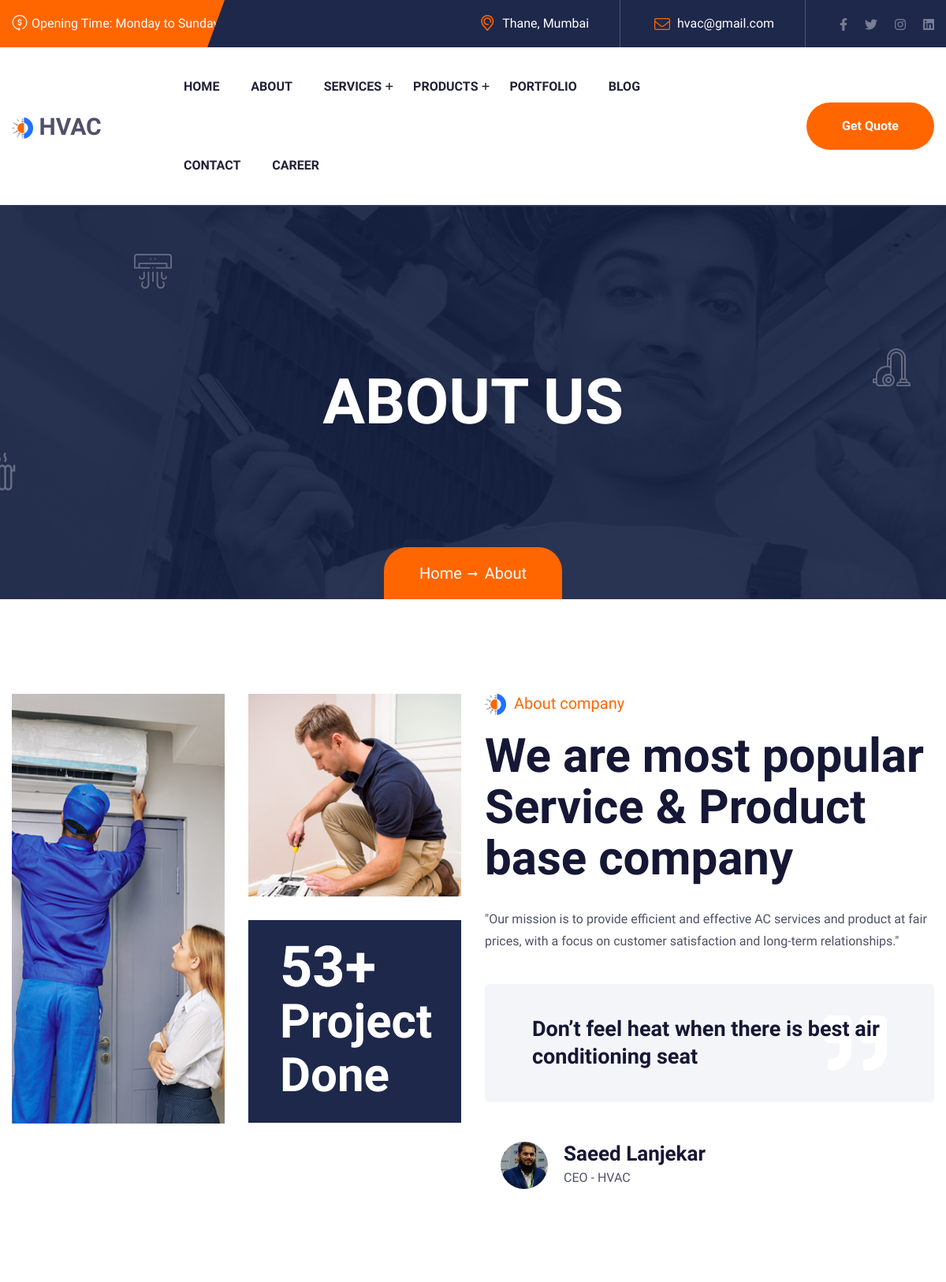
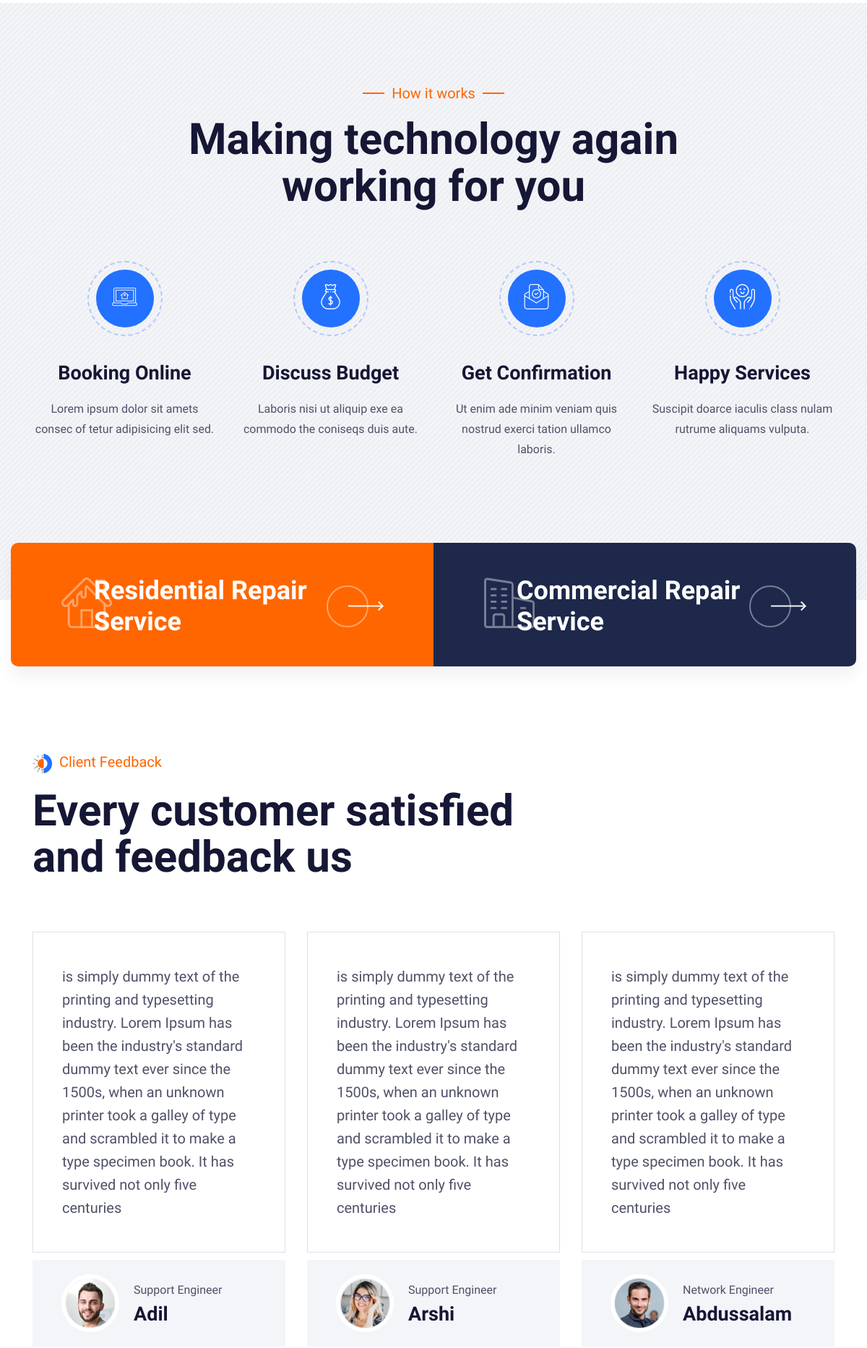
/about (upper part), run on the app's committed database (2 pictures, top to bottom).
### myapp/models.py (models this page shows, shortened)
class Information(models.Model):
    phone = models.CharField(max_length=15)
    phone_2 = models.CharField(max_length=15)
    branch = models.PositiveIntegerField(default=1)
    projects = models.PositiveIntegerField(default=1)
    clients = models.PositiveIntegerField(default=1)
    members = models.PositiveIntegerField(default=1)
    experience = models.PositiveIntegerField(default=1)
    address = models.CharField(max_length=255)
    email = models.EmailField(max_length=200)
    facebook = models.URLField(max_length=200)
    twitter = models.URLField(max_length=200)
    instagram = models.URLField(max_length=200)
    linkedin = models.URLField(max_length=200)

class Testimonial(models.Model):
    name = models.CharField(max_length=255, null=False)
    photo = models.ImageField(upload_to='testimonial')
    designation = models.CharField(max_length=255, null=False)
    comment = models.TextField()

### myapp/views.py (the view)
# urls.py: path('about', views.about, name='about'),
def about(request):
    info = Information.objects.get(id=1)
    products = Product.objects.all()
    services = Service.objects.all()
    testimonial = Testimonial.objects.all()
    return render(request, 'about.html', {'information':info, 'products':products, 'services': services, 'testimonial':testimonial})

### templates/about.html (shortened to what this page needs)
{% extends "base.html" %}
{% load static %}
{% block address %} <a href="https://www.google.com/maps/place/{{information.address}}">{{information.address}}</a> {% endblock address %}
{% block email %}<a href="mailto:{{information.email}}"><span class="__cf_email__" data-cfemail="771e19111837040e141f1845435914181a">{{information.email}}</span></a>{% endblock email %}
{% block header-socials %}
<a href="{{information.facebook}}"><i class="fab fa-facebook-f"></i></a>
<a href="{{information.twitter}}"><i class="fab fa-twitter"></i></a>
<a href="{{information.instagram}}"><i class="fab fa-instagram"></i></a>
<a href="{{information.linkedin}}"><i class="fab fa-linkedin"></i></a>
{% load social_share %}
{% endblock header-socials %}
{% block body %}
    <main>
        <div class="page-title-area pt-210 pb-180" data-background="assets/img/bg/page-banner.jpg">
            <div class="container">
                <div class="page-title-icon">
                    <i class="flaticon-air-conditioner hero__icon hero__icon1"></i>
                    <i class="flaticon-heating hero__icon hero__icon2"></i>
                    <i class="flaticon-vacuum-cleaner hero__icon hero__icon3"></i>
                </div>
                <div class="row">
                    <div class="col-12">
                        <div class="page-title text-center">
                            <h2 class="breadcrumb-title">About Us</h2>
                            <div class="breadcrumb-menu">
                                <nav class="breadcrumb-trail breadcrumbs">
                                    <ul class="trail-items">
                                        <li class="trail-item trail-begin"><a href="{% url 'index' %}">Home</a>
                                        </li>
                                        <li class="trail-item trail-end"><span>About</span></li>
                                    </ul>
                                </nav>
                            </div>
                        </div>
                    </div>
                </div>
            </div>
        </div>
        <section class="about-area pt-120 pb-90">
            <div class="custom-container">
                <div class="row">
                    <div class="col-lg-6">
                        <div class="aabout-img-space">
                            <div class="row">
                                <div class="col-md-6">
                                    <div class="aabout-img img-lg mb-30 wow fadeInUp" data-wow-delay=".3s">
                                        <img src="{% static 'assets/img/about/about-img-1.jpg' %}" class="img-fluid" alt="img">
                                    </div>
                                </div>
                                <div class="col-md-6">
                                    <div class="aabout-img mb-30 wow fadeInUp" data-wow-delay=".5s">
                                        <img src="{% static 'assets/img/about/about-img-2.jpg' %}" class="img-fluid" alt="img">
                                    </div>
                                    <div class="aabout-img_text mb-30 black-soft-bg wow fadeInUp" data-wow-delay=".7s">
                                        <h2 class="aabout-img_text-title">{{information.projects}}+ <span>Project Done</span></h2>
                                    </div>
                                </div>
                            </div>
                        </div>
                    </div>
                    <div class="col-lg-6 col-md-10">
                        <div class="aabout-text mr-150 mb-30">
                            <div class="section-title-wrapper mb-30 wow fadeInUp" data-wow-delay=".3s">
                                <h6 class="subtitle mb-20"><img src="{% static 'assets/img/icon/subtitle-icon.png' %}"
                                        class="img-fluid" alt="img"> About company</h6>
                                <h2 class="section-title">We are most popular<br> Service & Product base company</h2>
                            </div>
                            <p class="mb-40 wow fadeInUp" data-wow-delay="0.6s">"Our mission is to provide efficient and effective AC services and product at fair prices, with a focus on customer satisfaction and long-term relationships."</p>
                            <div class="aabout-qoute mb-50 wow fadeInUp" data-wow-delay="0.9s">
                                <i class="fas fa-quote-right float-bob-x"></i>
                                <h4 class="z-index">Don’t feel heat when there is best air <br>conditioning seat </h4>
                            </div>
                            <div class="aabout--profile__wrapper wow fadeInUp" data-wow-delay="1.2s">
                                <div class="aabout--profile">
                                    <div class="aabout--profile__img">
                                        <img src="{% static 'assets/img/icon/saeed.jpg' %}" class="img-fluid" alt="img">
                                    </div>
                                    <div class="aabout--profile__text">
                                        <h4>Saeed Lanjekar</h4>
                                        <span>CEO - HVAC</span>
                                    </div>
                                </div>
                            </div>
                        </div>
                    </div>
                </div>
            </div>
        </section>
        <section class="feature-area about-feature-area pt-115 pb-165"  data-background="{% static 'assets/img/bg/feature-bg.jpg' %}">
            <div class="container">
                <div class="row">
                    <div class="col-12">
                        <div class="section-title-wrapper text-center mb-70 wow fadeInUp" data-wow-delay=".3s">
                            <h6 class="subtitle subtitle-border mb-20">How it works</h6>
                            <h2 class="section-title">Making technology again <br>working for you</h2>
                        </div>
                    </div>
                </div>
                <div class="row">
                    <div class="col-xl-3 col-sm-6">
                        <div class="afeature text-center mb-30 wow fadeInUp" data-wow-delay=".3s">
                            <div class="afeature__icon mb-35">
                                <i class="flaticon-app"></i>
                            </div>
                            <div class="afeature__text">
                                <h4 class="afeature__text--title"><a href="service-details.html">Booking Online</a></h4>
                                <p class="p-0">Lorem ipsum dolor sit amets consec of tetur adipisicing elit sed.</p>
                            </div>
                        </div>
                    </div>
                    <div class="col-xl-3 col-sm-6">
                        <div class="afeature text-center mb-30 wow fadeInUp" data-wow-delay=".6s">
                            <div class="afeature__icon mb-35">
                                <i class="flaticon-money-bag"></i>
                            </div>
                            <div class="afeature__text">
                                <h4 class="afeature__text--title"><a href="service-details.html">Discuss Budget</a></h4>
                                <p class="p-0">Laboris nisi ut aliquip exe ea commodo the coniseqs duis aute.</p>
                            </div>
                        </div>
                    </div>
                    <div class="col-xl-3 col-sm-6">
                        <div class="afeature text-center mb-30 wow fadeInUp" data-wow-delay=".9s">
                            <div class="afeature__icon mb-35">
                                <i class="flaticon-message"></i>
                            </div>
                            <div class="afeature__text">
                                <h4 class="afeature__text--title"><a href="service-details.html">Get Confirmation</a></h4>
                                <p class="p-0">Ut enim ade minim veniam quis nostrud exerci tation ullamco laboris.</p>
                            </div>
                        </div>
                    </div>
                    <div class="col-xl-3 col-sm-6">
                        <div class="afeature text-center mb-30 wow fadeInUp" data-wow-delay="1.2s">
                            <div class="afeature__icon mb-35">
                                <i class="flaticon-happiness"></i>
                            </div>
                            <div class="afeature__text">
                                <h4 class="afeature__text--title"><a href="service-details.html">Happy Services</a></h4>
                                <p class="p-0">Suscipit doarce iaculis class nulam rutrume aliquams vulputa.</p>
                            </div>
                        </div>
                    </div>
                </div>
            </div>
        </section>
        <section class="cta-area wow fadeInUp" data-wow-delay=".5s">
            <div class="custom-container">
                <div class="cta--wrapper">
                    <div class="cta--single theme-bg">
                        <i class="flaticon-snowfall cta--icon"></i>
                        <h3 class="cta--title">Residential Repair Service</h3>
                        <div class="cta--link">
                            <a href="{% url 'services' %}" class="cta--link__icon"><i><img src="{% static 'assets/img/icon/cta-icon-1.png' %}" class="img-fluid" alt="img"></i></a>
                        </div>
                    </div>
                    <div class="cta--single black-soft-bg">
                        <i class="flaticon-business-and-trade cta--icon"></i>
                        <h3 class="cta--title">Commercial Repair Service</h3>
                        <div class="cta--link">
                            <a href="{% url 'services' %}" class="cta--link__icon"><i><img src="{% static 'assets/img/icon/cta-icon-2.png' %}" class="img-fluid" alt="img"></i></a>
                        </div>
                    </div>
                </div>
            </div>
        </section>
        <section class="testimonial-area-3 pt-120 pb-115">
            <div class="container">
                <div class="row">
                    <div class="col-12">
                        <div class="section-title-wrapper mb-70 wow fadeInUp" data-wow-delay=".3s">
                            <h6 class="subtitle mb-20"><img src="{% static 'assets/img/icon/subtitle-icon.png' %}" class="img-fluid" alt="img"> Client Feedback</h6>
                            <h2 class="section-title">Every customer satisfied <br>and feedback us </h2>
                        </div>
                    </div>
                </div>
                <div class="testimonial-active-3 swiper-container pb-35">
                    <div class="swiper-wrapper">
                        {% for test in testimonial %}
                        <div class="atestimonial__3 mb-30 swiper-slide wow fadeInUp" data-wow-delay=".3s">
                            <div class="atestimonial__3--text mb-10 about__test--text">
                                <p>{{test.comment}}</p>
                            </div>
                            <div class="atestimonial__3--client about__test--client">
                                <div class="atestimonial__3--client__img">
                                    <img src="{{test.photo.url}}" class="img-fluid" alt="img">
                                </div>
                                <div class="atestimonial__3--client__text">
                                    <span>{{test.designation}}</span>
                                    <h4 class="atestimonial__3--client__text--title">{{test.name}}</h4>
                                </div>
                            </div>
                        </div>
                        {% endfor %}
                    </div>
                </div>
            </div>
        </section>
    </main>
{% endblock body %}

### static/assets/css/default.css (style rules this page uses)
.mb-10 { margin-bottom: 10px; }
.mb-20 { margin-bottom: 20px; }
.mb-30 { margin-bottom: 30px; }
.mb-35 { margin-bottom: 35px; }
.mb-40 { margin-bottom: 40px; }
.mb-50 { margin-bottom: 50px; }
.mb-70 { margin-bottom: 70px; }
.pt-115 { padding-top: 115px; }
.pt-120 { padding-top: 120px; }
.pb-35 { padding-bottom: 35px; }
.pb-90 { padding-bottom: 90px; }
.pb-115 { padding-bottom: 115px; }
.pb-165 { padding-bottom: 165px; }
.pb-180 { padding-bottom: 180px; }
.theme-bg { background: #222; }

### data on the page
Information: address "Thane, Mumbai", email "hvac@gmail.com", projects "53"
Testimonial: comment "is simply dummy text of the printing and typesetting industry. Lorem Ipsum has been the industry's standard dummy text ever since the 1500s, when an unknown printer took a galley of type and scrambled it to make a type specimen book. It has survived not only five centuries", photo (picture), designation "Support Engineer", name "Adil"
Testimonial: comment "is simply dummy text of the printing and typesetting industry. Lorem Ipsum has been the industry's standard dummy text ever since the 1500s, when an unknown printer took a galley of type and scrambled it to make a type specimen book. It has survived not only five centuries", photo (picture), designation "Support Engineer", name "Arshi"
Testimonial: comment "is simply dummy text of the printing and typesetting industry. Lorem Ipsum has been the industry's standard dummy text ever since the 1500s, when an unknown printer took a galley of type and scrambled it to make a type specimen book. It has survived not only five centuries", photo (picture), designation "Network Engineer", name "Abdussalam"
